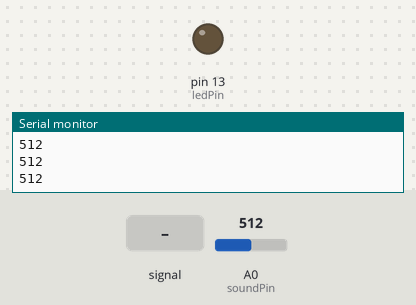
Simulated run of this sketch. Board: Arduino Uno, built with avr-gcc and run on an emulated ATmega328P. Shown: output pins drawn as LEDs (lit = HIGH), the last lines printed to the serial monitor. Dashed ring = blinking. The inputs (shaded band) are chosen by the test bench; at power-on: A0 (soundPin) = 512.

Above: at 1.2 s.
1.3 s: A0 (soundPin) fed a 200 Hz sine of ±81 counts around its level
At 2.3 s:
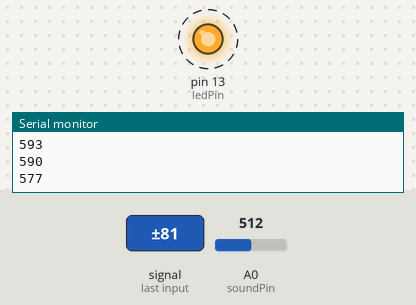
4.3 s: A0 (soundPin) set to 306
At 4.3 s:
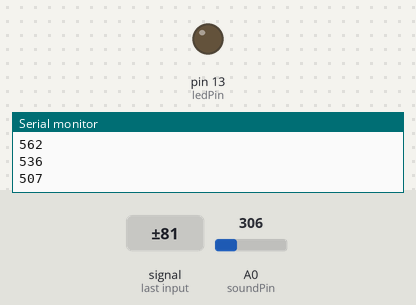
5.8 s: A0 (soundPin) set to 500
7.3 s: A0 (soundPin) set to 530
At 7.8 s:
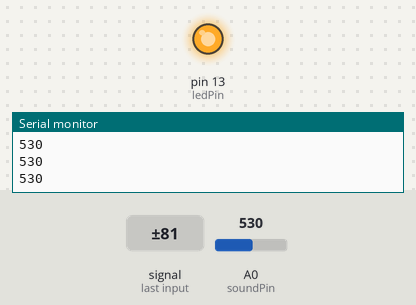
8.8 s: A0 (soundPin) set to 511
At 9.2 s:
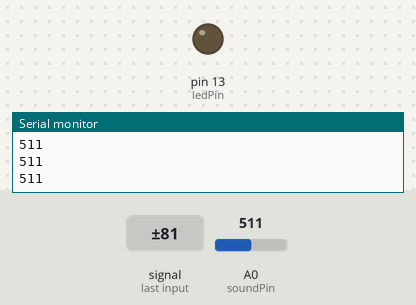
Timing chart, 0 to 11.3 s (numbered marks = the images above; inputs shaded):
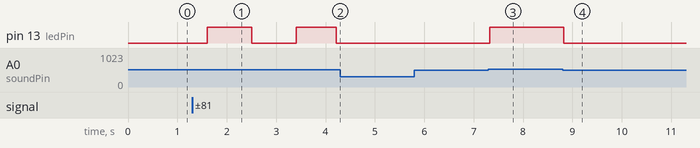

Measured:
- the behaviour switches between 512 and 513 on A0 (soundPin) (found by bisection; images 2 and 3)
- after the input at 1.3 s, pin 13 (ledPin): alternates HIGH for 0.85 s and LOW for 0.90 s, starting after 0.31 s
- after the input at 4.3 s, pin 13 (ledPin): stays LOW (without the input it goes to HIGH after 0.82 s)
- after the input at 7.3 s, pin 13 (ledPin): LOW → HIGH at once
- after the input at 8.8 s, pin 13 (ledPin): HIGH → LOW at once

The sketch:

sound_sensor.ino
```cpp
const int ledPin = 13;
const int soundPin = A0;


void setup() {
  pinMode (ledPin, OUTPUT);
  Serial.begin(9600);
}

void loop() {
  int value = analogRead (soundPin);
  Serial.println(value);
  if (value > 512)
  {digitalWrite(ledPin, HIGH);
  }
  else
  {digitalWrite(ledPin, LOW);
  }
  delay(100);

}
```
